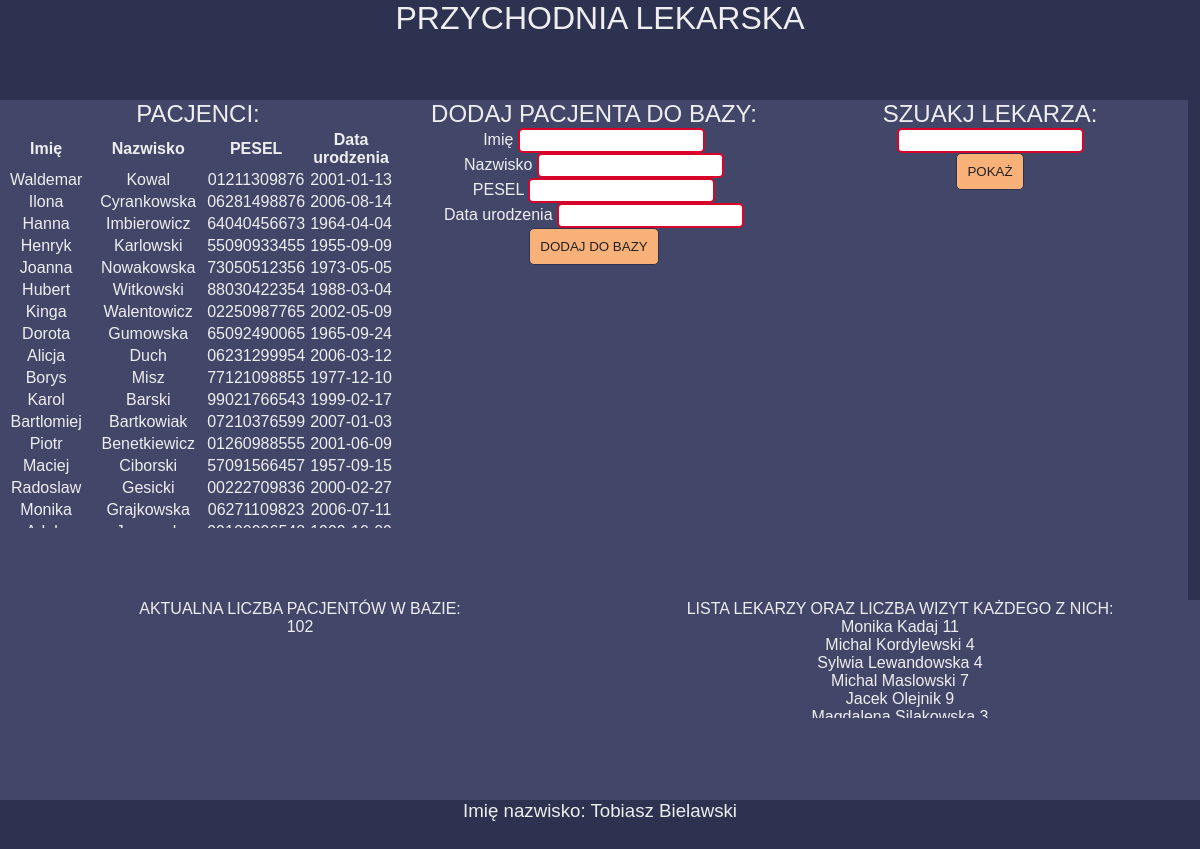
/Sprawdzian/przychodnia.php, run on the app's committed database.
### tables this page shows
CREATE TABLE `pacjent` (
  `Id_pacjenta` int(11) NOT NULL,
  `Nazwisko` varchar(20) NOT NULL,
  `Imie` varchar(20) NOT NULL,
  `Pesel` varchar(11) NOT NULL,
  `Data_ur` date NOT NULL
);

### Sprawdzian/przychodnia.php (the view, shortened to what this page needs)
<!DOCTYPE html>
<html lang="pl">
<head>
    <link rel="stylesheet" href="style.css">
</head>
<body>
    <header>
        <h1>PRZYCHODNIA LEKARSKA</h1>
    </header>
    <section class="left_side">
        <h2>PACJENCI:</h2>
        <section class="pacjenci">
        <?php
        $con=mysqli_connect("localhost","root","","przychodnia");
        $zapytanie=mysqli_query($con,"SELECT Imie, Nazwisko, Pesel, Data_ur FROM pacjent");
        echo "<table><tr clas='pierwszy_wiersz'><th>Imię</th><th>Nazwisko</th><th>PESEL</th><th>Data urodzenia</th></tr>";
        while($row=mysqli_fetch_array($zapytanie)){
            echo "<tr><td>".$row['Imie']."</td><td>".$row['Nazwisko']."</td><td>".$row['Pesel']."</td><td>".$row['Data_ur']."</td></tr>";
        }
        echo "</table>";
        ?>
        </section>
    </section>
    <section class="center_side">
        <h2>DODAJ PACJENTA DO BAZY:</h2>
        <form method="post">
            <p>Imię <input type="text" name="imie" required minlength="1"></p>
            <p>Nazwisko <input type="text" name="nazwisko" required minlength="1"></p>
            <p>PESEL <input type="number" name="pesel" required minlength="11"></p>
            <p>Data urodzenia <input type="text" name="data_urodzenia" required minlength="6"></p>
            <input type="submit" name="dodaj_do_bazy" value="DODAJ DO BAZY">
        </form>
    </section>
    <section class="right_side">
    <h2>SZUAKJ LEKARZA:</h2>
        <form method="post">
            <p><input type="text" required name="specjalnosc"></p>
            <input type="submit" name="pokaz_specjalnosc" value="POKAŻ">
        </form>
    </section>
    <section class="left_side_bottom">
        <p>AKTUALNA LICZBA PACJENTÓW W BAZIE:</p>
        <?php
        $con=mysqli_connect("localhost","root","","przychodnia");
        $zapytanie=mysqli_query($con,"select count(*) as ile from pacjent");
        $row=mysqli_fetch_array($zapytanie);
        echo $row['ile'];
        ?>
    </section>
    <section class="right_side_bottom">
        <p>LISTA LEKARZY ORAZ LICZBA WIZYT KAŻDEGO Z NICH:</p>
        <section class="wizyty">
        <?php
        $con=mysqli_connect("localhost","root","","przychodnia");
        $zapytanie=mysqli_query($con, "SELECT Imie, Nazwisko, COUNT(wizyta.id_lekarza) as ile FROM lekarz INNER JOIN wizyta on wizyta.id_lekarza=lekarz.id_lekarza GROUP by lekarz.id_lekarza;");
        while($row=mysqli_fetch_array($zapytanie)){
            echo"<p>".$row['Imie']." ".$row['Nazwisko']." ".$row['ile']."</p>";
        }
        ?>
        </section>
    </section>
    <footer>
        <h3>Imię nazwisko: Tobiasz Bielawski</h3>
    </footer>
</body>
</html>

### Sprawdzian/style.css (style rules this page uses)
* { margin: 0; --zielony: #00e60f; --czerwony: #d90429; --glowny: #f9b17a; --tlo: #2d3250; --drugi: #424769; --bialy: #EEEEEE; --czarny: #212121; color: var(--bialy); font-family: 'Rethink Sans', sans-serif; font-weight: 400; }
body { background-color: var(--tlo); }
header { clear: both; text-align: center; height: 100px; }
footer { text-align: center; }
.left_side, .center_side, .right_side { background-color: var(--drugi); float: left; width: 33%; height: 500px; text-align: center; }
.left_side_bottom, .right_side_bottom { background-color: var(--drugi); float: left; width: 50%; height: 200px; text-align: center; display: flex; flex-direction: column; align-items: center; }
.pacjenci { max-height: 400px; overflow: auto; }
th { font-weight: 600; }
input { color: var(--czarny); outline: none; padding: 3px; border-radius: 5px; border: 1px solid var(--tlo); }
input[type=text]:invalid,input[type=number]:invalid { border: 2px solid var(--czerwony); }
input[type=submit] { background-color: var(--glowny); color: var(--czarny); padding: 10px; }
.wizyty { width: 50%; max-height: 100px; overflow: auto; }

### data on the page
pacjent: Imie "Waldemar", Nazwisko "Kowal", Pesel "01211309876", Data_ur "2001-01-13"
pacjent: Imie "Ilona", Nazwisko "Cyrankowska", Pesel "06281498876", Data_ur "2006-08-14"
pacjent: Imie "Hanna", Nazwisko "Imbierowicz", Pesel "64040456673", Data_ur "1964-04-04"
pacjent: Imie "Henryk", Nazwisko "Karlowski", Pesel "55090933455", Data_ur "1955-09-09"
pacjent: Imie "Joanna", Nazwisko "Nowakowska", Pesel "73050512356", Data_ur "1973-05-05"
pacjent: Imie "Hubert", Nazwisko "Witkowski", Pesel "88030422354", Data_ur "1988-03-04"
pacjent: Imie "Kinga", Nazwisko "Walentowicz", Pesel "02250987765", Data_ur "2002-05-09"
pacjent: Imie "Dorota", Nazwisko "Gumowska", Pesel "65092490065", Data_ur "1965-09-24"
pacjent: Imie "Alicja", Nazwisko "Duch", Pesel "06231299954", Data_ur "2006-03-12"
pacjent: Imie "Borys", Nazwisko "Misz", Pesel "77121098855", Data_ur "1977-12-10"
pacjent: Imie "Karol", Nazwisko "Barski", Pesel "99021766543", Data_ur "1999-02-17"
pacjent: Imie "Bartlomiej", Nazwisko "Bartkowiak", Pesel "07210376599", Data_ur "2007-01-03"
pacjent: Imie "Piotr", Nazwisko "Benetkiewicz", Pesel "01260988555", Data_ur "2001-06-09"
pacjent: Imie "Maciej", Nazwisko "Ciborski", Pesel "57091566457", Data_ur "1957-09-15"
pacjent: Imie "Radoslaw", Nazwisko "Gesicki", Pesel "00222709836", Data_ur "2000-02-27"
pacjent: Imie "Monika", Nazwisko "Grajkowska", Pesel "06271109823", Data_ur "2006-07-11"

### other printed values
$row['ile'] "102"
$row['Imie'] "Monika"
$row['Nazwisko'] "Kadaj"
$row['ile'] "11"
$row['Imie'] "Michal"
$row['Nazwisko'] "Kordylewski"
$row['ile'] "4"
$row['Imie'] "Sylwia"
$row['Nazwisko'] "Lewandowska"
$row['Nazwisko'] "Maslowski"
$row['ile'] "7"
$row['Imie'] "Jacek"
$row['Nazwisko'] "Olejnik"
$row['ile'] "9"
